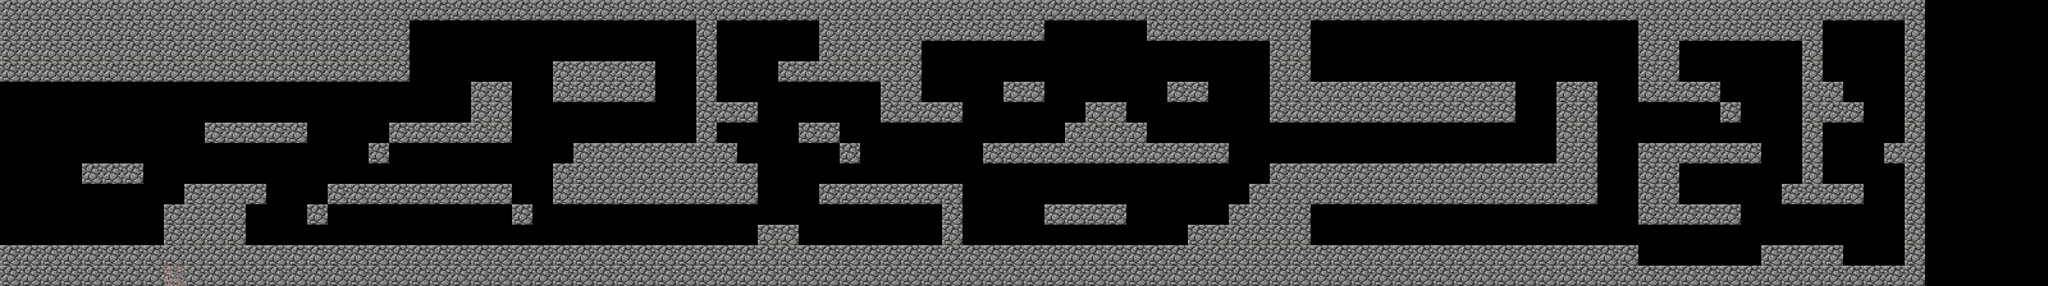

A 2D game scene composited from a Tiled map and its tileset images. What follows is a short description and the map's XML, with each tile layer's data collapsed to a summary:
An orthogonal 100x14 tile map with 32x32 px tiles, 1 tile layer (Capa de patrones 1), 2 tilesets and 26 objects (13x buitre, 6x moneda50, 3x araña, 2x llaves, arañaarañaaraña, ...).

<map version="1.10" tiledversion="1.10.2" orientation="orthogonal" renderorder="right-down" width="100" height="14" tilewidth="32" tileheight="32" infinite="0" nextlayerid="3" nextobjectid="27">
 <tileset firstgid="1" name="tiles" tilewidth="32" tileheight="32" tilecount="600" columns="25">
  <image source="../images/tiles.png" width="800" height="768" />
 </tileset>
 <tileset firstgid="601" name="objects-enemies" tilewidth="32" tileheight="32" tilecount="600" columns="25">
  <image source="../images/objects-enemies.png" width="800" height="768" />
 </tileset>
 <layer id="1" name="Capa de patrones 1" width="100" height="14">
  <data>[1400 cells, 636 non-empty, 2 distinct tile ids]</data>
 </layer>
 <objectgroup id="2" name="Capa de Objetos 1">
  <object id="1" name="moneda50" type="moneda50" gid="605" x="94.6667" y="192" width="32" height="32" />
  <object id="2" name="moneda50" type="moneda50" gid="605" x="652" y="65.3333" width="32" height="32" />
  <object id="3" name="moneda50" type="moneda50" gid="605" x="864" y="225.333" width="32" height="32" />
  <object id="4" name="moneda50" type="moneda50" gid="605" x="569.333" y="244" width="32" height="32" />
  <object id="5" name="moneda50" type="moneda50" gid="605" x="940" y="332" width="32" height="32" />
  <object id="6" name="moneda50" type="moneda50" gid="605" x="190.667" y="204" width="32" height="32" />
  <object id="7" name="buitre" type="buitre" gid="851" x="1022.67" y="72" width="32" height="32" />
  <object id="8" name="buitre" type="buitre" gid="851" x="440" y="260" width="32" height="32" />
  <object id="9" name="buitre" type="buitre" gid="851" x="229.333" y="254.667" width="32" height="32" />
  <object id="10" name="buitre" type="buitre" gid="851" x="1162.67" y="58.6667" width="32" height="32" />
  <object id="11" name="buitre" type="buitre" gid="851" x="1205.33" y="250.667" width="32" height="32" />
  <object id="12" name="buitre" type="buitre" gid="851" x="1453.33" y="228" width="32" height="32" />
  <object id="13" name="buitre" type="buitre" gid="851" x="1728" y="84" width="32" height="32" />
  <object id="14" name="buitre" type="buitre" gid="851" x="1913.33" y="102.667" width="32" height="32" />
  <object id="15" name="buitre" type="buitre" gid="851" x="1785.33" y="297.333" width="32" height="32" />
  <object id="16" name="buitre" type="buitre" gid="851" x="2342.67" y="65.3333" width="32" height="32" />
  <object id="17" name="buitre" type="buitre" gid="851" x="2257.33" y="224" width="32" height="32" />
  <object id="18" name="buitre" type="buitre" gid="851" x="2260" y="357.333" width="32" height="32" />
  <object id="19" name="buitre" type="buitre" gid="851" x="2736" y="105.333" width="32" height="32" />
  <object id="20" name="araña" type="araña" gid="1135" x="608" y="256" width="32" height="32" />
  <object id="21" name="araña" type="araña" gid="1135" x="964" y="192" width="32" height="32" />
  <object id="22" name="araña" type="arañaarañaaraña" gid="1135" x="901.333" y="352" width="32" height="32" />
  <object id="23" name="araña" type="araña" gid="1135" x="382.667" y="160" width="32" height="32" />
  <object id="24" name="llaves" type="llaves" gid="601" x="1054" y="64" width="32" height="32" />
  <object id="25" name="llaves" type="llaves" gid="601" x="2052" y="66" width="32" height="32" />
  <object id="26" name="llaves" type="llavesllaves" gid="601" x="2942" y="64" width="32" height="32" />
 </objectgroup>
</map>
